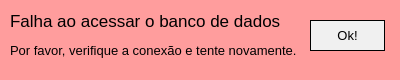
<?xml version="1.0" encoding="UTF-8"?>
<ui version="4.0">
 <class>MainWindow</class>
 <widget class="QMainWindow" name="MainWindow">
  <property name="geometry">
   <rect>
    <x>0</x>
    <y>0</y>
    <width>400</width>
    <height>80</height>
   </rect>
  </property>
  <property name="minimumSize">
   <size>
    <width>400</width>
    <height>80</height>
   </size>
  </property>
  <property name="maximumSize">
   <size>
    <width>400</width>
    <height>80</height>
   </size>
  </property>
  <property name="windowTitle">
   <string>Falha de acesso ao BD</string>
  </property>
  <property name="styleSheet">
   <string notr="true">background-color: rgb(255, 157, 157);</string>
  </property>
  <widget class="QWidget" name="centralwidget">
   <widget class="QLabel" name="label_erro1">
    <property name="geometry">
     <rect>
      <x>10</x>
      <y>10</y>
      <width>271</width>
      <height>21</height>
     </rect>
    </property>
    <property name="font">
     <font>
      <pointsize>13</pointsize>
     </font>
    </property>
    <property name="text">
     <string>Falha ao acessar o banco de dados!</string>
    </property>
   </widget>
   <widget class="QLabel" name="label_erro2">
    <property name="geometry">
     <rect>
      <x>10</x>
      <y>40</y>
      <width>321</width>
      <height>20</height>
     </rect>
    </property>
    <property name="font">
     <font>
      <pointsize>10</pointsize>
     </font>
    </property>
    <property name="text">
     <string>Por favor, verifique a conexão e tente novamente.</string>
    </property>
   </widget>
   <widget class="QPushButton" name="ok_fail">
    <property name="geometry">
     <rect>
      <x>310</x>
      <y>20</y>
      <width>75</width>
      <height>31</height>
     </rect>
    </property>
    <property name="font">
     <font>
      <pointsize>10</pointsize>
     </font>
    </property>
    <property name="styleSheet">
     <string notr="true">border: 1px solid rgb(0,0,0);
background-color: rgb(240, 240, 240);</string>
    </property>
    <property name="text">
     <string>Ok!</string>
    </property>
   </widget>
  </widget>
 </widget>
 <resources/>
 <connections/>
</ui>
